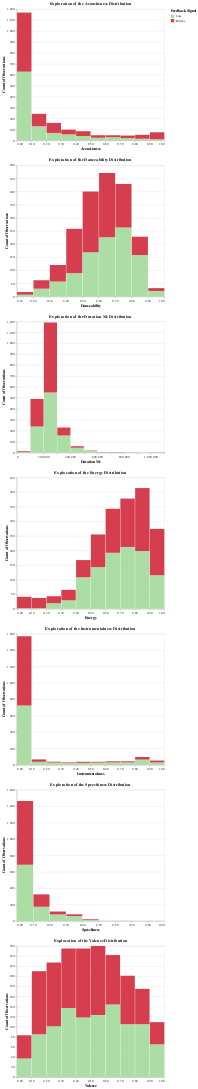

The code cell stored with this chart in its notebook:
### Code cell
features = ["acousticness", 
            "danceability",
            "duration_ms",
            "energy",
            "instrumentalness",
            "speechiness",
            "valence"]
bin_sizes = [10] * 8

plot_distribution(df, features, "Q", bin_sizes)

### Figure 1 — Vega-Lite specification as saved in the notebook (floating-point values rounded to 4 significant figures; data arrays with more than 128 entries replaced by an {"elided": "..."} marker saying what was removed)
{"config": {"view": {"continuousWidth": 300, "continuousHeight": 300}}, "vconcat": [{"mark": {"type": "bar"}, "encoding": {"color": {"field": "target", "legend": {"title": "Feedback Signal"}, "scale": {"range": ["#abdda4", "#d53e4f"]}, "sort": ["Like", "Dislike"], "type": "nominal"}, "tooltip": [{"aggregate": "count", "title": "Observations", "type": "quantitative"}], "x": {"axis": {"labelAngle": 0, "title": "Acousticness"}, "bin": {"maxbins": 10}, "field": "acousticness", "type": "quantitative"}, "y": {"aggregate": "count", "axis": {"title": "Count of Observations"}, "stack": "zero", "type": "quantitative"}}, "height": 400, "title": "Exploration of the Acousticness Distribution", "width": 450}, {"mark": {"type": "bar"}, "encoding": {"color": {"field": "target", "legend": {"title": "Feedback Signal"}, "scale": {"range": ["#abdda4", "#d53e4f"]}, "sort": ["Like", "Dislike"], "type": "nominal"}, "tooltip": [{"aggregate": "count", "title": "Observations", "type": "quantitative"}], "x": {"axis": {"labelAngle": 0, "title": "Danceability"}, "bin": {"maxbins": 10}, "field": "danceability", "type": "quantitative"}, "y": {"aggregate": "count", "axis": {"title": "Count of Observations"}, "stack": "zero", "type": "quantitative"}}, "height": 400, "title": "Exploration of the Danceability Distribution", "width": 450}, {"mark": {"type": "bar"}, "encoding": {"color": {"field": "target", "legend": {"title": "Feedback Signal"}, "scale": {"range": ["#abdda4", "#d53e4f"]}, "sort": ["Like", "Dislike"], "type": "nominal"}, "tooltip": [{"aggregate": "count", "title": "Observations", "type": "quantitative"}], "x": {"axis": {"labelAngle": 0, "title": "Duration Ms"}, "bin": {"maxbins": 10}, "field": "duration_ms", "type": "quantitative"}, "y": {"aggregate": "count", "axis": {"title": "Count of Observations"}, "stack": "zero", "type": "quantitative"}}, "height": 400, "title": "Exploration of the Duration Ms Distribution", "width": 450}, {"mark": {"type": "bar"}, "encoding": {"color": {"field": "target", "legend": {"title": "Feedback Signal"}, "scale": {"range": ["#abdda4", "#d53e4f"]}, "sort": ["Like", "Dislike"], "type": "nominal"}, "tooltip": [{"aggregate": "count", "title": "Observations", "type": "quantitative"}], "x": {"axis": {"labelAngle": 0, "title": "Energy"}, "bin": {"maxbins": 10}, "field": "energy", "type": "quantitative"}, "y": {"aggregate": "count", "axis": {"title": "Count of Observations"}, "stack": "zero", "type": "quantitative"}}, "height": 400, "title": "Exploration of the Energy Distribution", "width": 450}, {"mark": {"type": "bar"}, "encoding": {"color": {"field": "target", "legend": {"title": "Feedback Signal"}, "scale": {"range": ["#abdda4", "#d53e4f"]}, "sort": ["Like", "Dislike"], "type": "nominal"}, "tooltip": [{"aggregate": "count", "title": "Observations", "type": "quantitative"}], "x": {"axis": {"labelAngle": 0, "title": "Instrumentalness"}, "bin": {"maxbins": 10}, "field": "instrumentalness", "type": "quantitative"}, "y": {"aggregate": "count", "axis": {"title": "Count of Observations"}, "stack": "zero", "type": "quantitative"}}, "height": 400, "title": "Exploration of the Instrumentalness Distribution", "width": 450}, {"mark": {"type": "bar"}, "encoding": {"color": {"field": "target", "legend": {"title": "Feedback Signal"}, "scale": {"range": ["#abdda4", "#d53e4f"]}, "sort": ["Like", "Dislike"], "type": "nominal"}, "tooltip": [{"aggregate": "count", "title": "Observations", "type": "quantitative"}], "x": {"axis": {"labelAngle": 0, "title": "Speechiness"}, "bin": {"maxbins": 10}, "field": "speechiness", "type": "quantitative"}, "y": {"aggregate": "count", "axis": {"title": "Count of Observations"}, "stack": "zero", "type": "quantitative"}}, "height": 400, "title": "Exploration of the Speechiness Distribution", "width": 450}, {"mark": {"type": "bar"}, "encoding": {"color": {"field": "target", "legend": {"title": "Feedback Signal"}, "scale": {"range": ["#abdda4", "#d53e4f"]}, "sort": ["Like", "Dislike"], "type": "nominal"}, "tooltip": [{"aggregate": "count", "title": "Observations", "type": "quantitative"}], "x": {"axis": {"labelAngle": 0, "title": "Valence"}, "bin": {"maxbins": 10}, "field": "valence", "type": "quantitative"}, "y": {"aggregate": "count", "axis": {"title": "Count of Observations"}, "stack": "zero", "type": "quantitative"}}, "height": 400, "title": "Exploration of the Valence Distribution", "width": 450}], "data": {"name": "data-e216829d4f9c1286c8223a144adcec7c"}, "$schema": "https://vega.github.io/schema/vega-lite/v5.8.0.json", "datasets": {"data-e216829d4f9c1286c8223a144adcec7c": {"elided": "2017 records"}}}
